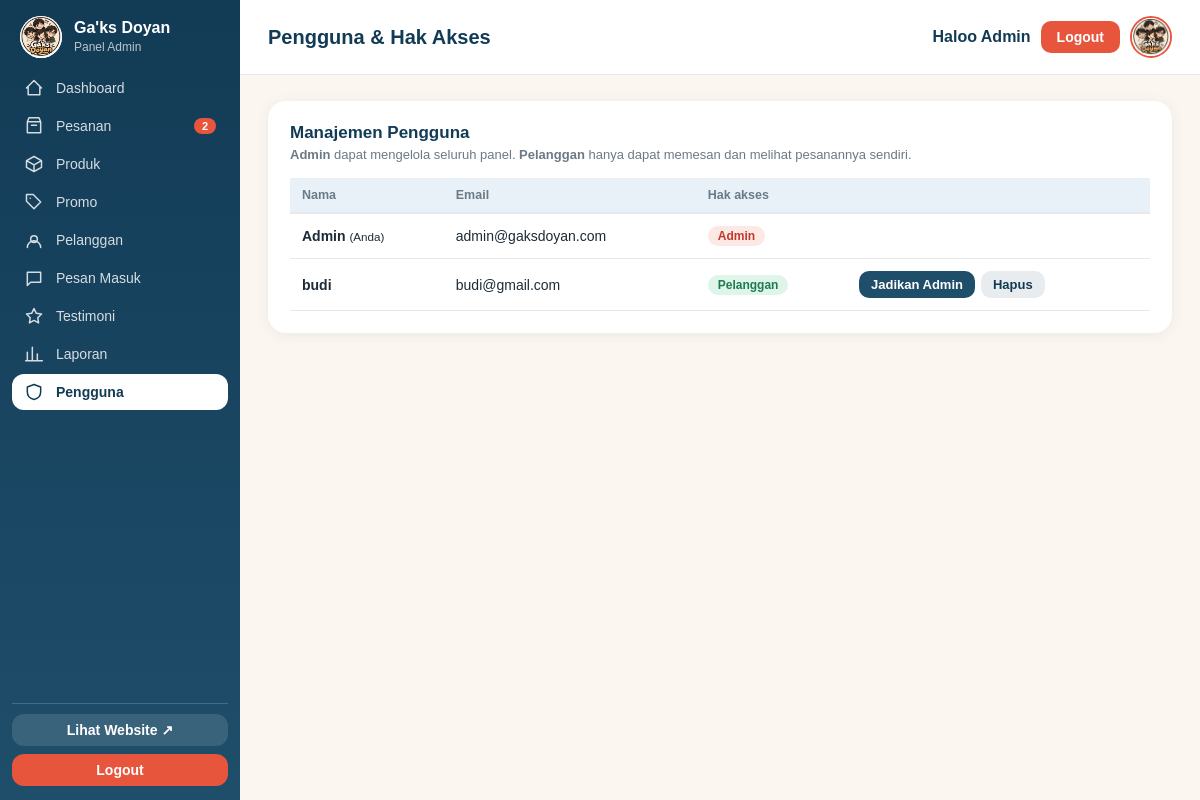
Screenshot of /admin/pengguna.php (signed in) with the database file from the repository.
### tables this page shows
CREATE TABLE `users` (
  `id` int(11) NOT NULL,
  `nama` varchar(100) NOT NULL,
  `username` varchar(60) DEFAULT NULL,
  `email` varchar(120) NOT NULL,
  `password` varchar(255) NOT NULL,
  `telepon` varchar(30) DEFAULT NULL,
  `alamat` text DEFAULT NULL,
  `role` varchar(20) NOT NULL DEFAULT 'pelanggan',
  `created_at` timestamp NOT NULL DEFAULT current_timestamp()
);

### includes/skema.php (called while the page is built, shortened)
<?php
if (!function_exists('e')) { function e($s) { return htmlspecialchars((string)$s, ENT_QUOTES, 'UTF-8'); } }
function daftar_kolom(mysqli $k, string $tabel): array {
    static $cache = [];
    if (isset($cache[$tabel])) return $cache[$tabel];
    $cache[$tabel] = [];
    $r = @$k->query("SHOW COLUMNS FROM `$tabel`");
    if ($r) while ($b = $r->fetch_assoc()) $cache[$tabel][] = $b['Field'];
    return $cache[$tabel];
}
function pilih_tabel(mysqli $k, array $kandidat): ?string {
    foreach ($kandidat as $t) if (daftar_kolom($k, $t)) return $t;
    return null;
}
function pilih_kolom(mysqli $k, string $tabel, array $kandidat): ?string {
    $ada = daftar_kolom($k, $tabel);
    foreach ($kandidat as $c) if (in_array($c, $ada, true)) return $c;
    return null;
}
function f(array $baris, array $kandidat, $bawaan = '') {
    foreach ($kandidat as $c) if (array_key_exists($c, $baris) && $baris[$c] !== null && $baris[$c] !== '') return $baris[$c];
    return $bawaan;
}

### admin/pengguna.php (the view, shortened to what this page needs)
<?php
require_once '../config/koneksi.php';
require_once '../includes/skema.php';
$tb = pilih_tabel($koneksi, ['users','user','pengguna','akun']);
$kRole = $tb ? pilih_kolom($koneksi, $tb, ['role','level','peran']) : null;
$kId = $tb ? (pilih_kolom($koneksi, $tb, ['id','user_id','id_user']) ?: 'id') : 'id';
$meId = (int)($_SESSION['user']['id'] ?? 0);
$daftar = $tb ? $koneksi->query("SELECT * FROM `$tb` ORDER BY `$kId` ASC") : null;
include '../includes/admin_header.php'; ?>
<div class="ad-card">
  <h2>Manajemen Pengguna</h2>
  <p class="ad-sub"><b>Admin</b> dapat mengelola seluruh panel. <b>Pelanggan</b> hanya dapat memesan dan melihat pesanannya sendiri.</p>
  <?php if (!$daftar): ?><div class="ad-kosong">Tabel pengguna tidak ditemukan.</div><?php else: ?>
  <div class="ad-scroll"><table class="ad-tabel"><tr><th>Nama</th><th>Email</th><th>Hak akses</th><th></th></tr>
  <?php while ($u = $daftar->fetch_assoc()): $role = $kRole ? $u[$kRole] : '-'; $uid = (int)$u[$kId]; ?>
    <tr><td><b><?= e(f($u, ['nama','name','username'], '-')) ?></b><?= $uid === $meId ? ' <small>(Anda)</small>' : '' ?></td>
      <td><?= e(f($u, ['email'], '-')) ?></td>
      <td><span class="ad-badge <?= $role === 'admin' ? 'coral' : 'hijau' ?>"><?= e(ucfirst($role)) ?></span></td>
      <td><?php if ($uid !== $meId): ?><form method="post" class="ad-aksi"><input type="hidden" name="id" value="<?= $uid ?>">
        <?php if ($role === 'admin'): ?><button class="ad-btn kecil abu" name="aksi" value="jadikan_pelanggan" onclick="return confirm('Cabut akses admin?')">Jadikan Pelanggan</button>
        <?php else: ?><button class="ad-btn kecil biru" name="aksi" value="jadikan_admin" onclick="return confirm('Beri akses admin?')">Jadikan Admin</button><?php endif; ?>
        <button class="ad-btn kecil abu" name="aksi" value="hapus" onclick="return confirm('Hapus pengguna ini?')">Hapus</button></form><?php endif; ?></td></tr>
  <?php endwhile; ?></table></div><?php endif; ?>
</div>
<?php include '../includes/admin_footer.php'; ?>

### assets/css/admin.css (style rules this page uses)
:root { --navy: #123b55; --navy2: #1f4e6b; --navy3: #2a6489; --coral: #e8553d; --coral-dark: #cc4128; --coral-lt: #fdebe6; --latar: #f4f6f9; --garis: #e7ebf0; --teks: #1e2a36; --abu: #6b7886; --merah: #d64545; --biru: #1f4e6b; --biru-gelap: #123b55; --biru-muda: #e8f1f8; --oranye: #e8553d; }
* { box-sizing: border-box; font-family: "Poppins", Arial, sans-serif; }
body { margin: 0; background: var(--latar); color: var(--teks); }
table { width: 100%; border-collapse: collapse; font-size: 14px; }
th, td { padding: 13px 12px; text-align: left; border-bottom: 1px solid var(--garis); }
th { background: var(--biru-muda); color: var(--navy2); font-weight: 600; font-size: 13px; }

### assets/css/admin-extra.css (style rules this page uses)
:root { --ad-navy: #123b55; --ad-navy2: #1f4e6b; --ad-coral: #e8553d; --ad-krem: #fbf6f0; --ad-teks: #1d2b36; --ad-abu: #6b7a86; --ad-garis: #e6e9ec; --ad-hijau: #2e9e6b; --ad-kuning: #e0922f; }
body.ad { display: block; margin: 0; background: var(--ad-krem); color: var(--ad-teks); font-family: "Segoe UI", system-ui, sans-serif; min-height: 100vh; }
.ad-card { background: #fff; border-radius: 18px; padding: 22px; box-shadow: 0 2px 14px rgba(18, 59, 85, 0.07); margin-bottom: 22px; }
.ad-card h2 { margin: 0 0 4px; font-size: 17px; color: var(--ad-navy); }
.ad-sub { color: var(--ad-abu); font-size: 13px; margin: 0 0 16px; }
.ad-tabel { width: 100%; border-collapse: collapse; font-size: 14px; }
.ad-tabel th { text-align: left; color: var(--ad-abu); font-weight: 600; font-size: 12.5px; padding: 10px 12px; border-bottom: 2px solid var(--ad-garis); white-space: nowrap; }
.ad-tabel td { padding: 12px; border-bottom: 1px solid var(--ad-garis); vertical-align: middle; }
.ad-scroll { overflow-x: auto; }
.ad-badge { display: inline-block; padding: 3px 10px; border-radius: 20px; font-size: 12px; font-weight: 700; background: #e8eef3; color: var(--ad-navy2); }
.ad-badge.hijau { background: #e0f5ea; color: #1f7a4f; }
.ad-badge.coral { background: #fde8e3; color: #c0392b; }
.ad-btn { display: inline-block; border: 0; border-radius: 10px; padding: 10px 18px; font: inherit; font-weight: 700; font-size: 14px; cursor: pointer; background: var(--ad-coral); color: #fff; text-decoration: none; }
.ad-btn.biru { background: var(--ad-navy2); }
.ad-btn.abu { background: #e8ecef; color: var(--ad-navy); }
.ad-btn.kecil { padding: 6px 12px; font-size: 13px; }
.ad-aksi { display: flex; gap: 6px; flex-wrap: wrap; }

### rows the page displays
users: nama "Admin", shows "(Anda)", email "admin@gaksdoyan.com", role "Admin"
users: nama "budi", email "budi@gmail.com", role "Pelanggan", shows "Jadikan Admin"

### other values shown
$t "Dashboard"
$t "Pesanan"
$lb "2"
$t "Produk"
$t "Promo"
$t "Pelanggan"
$t "Pesan Masuk"
$t "Testimoni"
$t "Laporan"
$t "Pengguna"
$_judul "Pengguna & Hak Akses"
